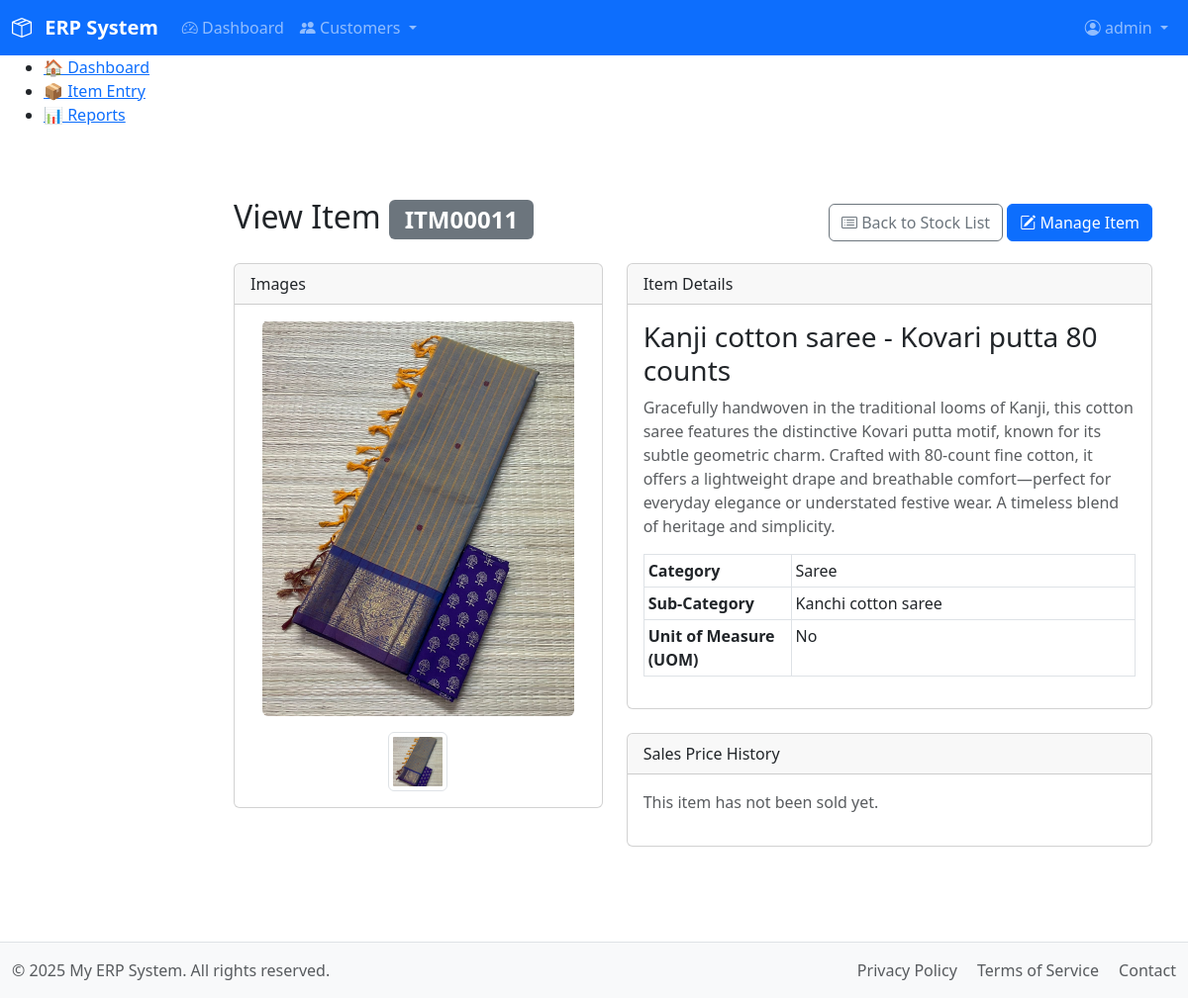
Page /modules/inventory/view_item.php?item_id=ITM00011 (signed in) on the earlier database version.
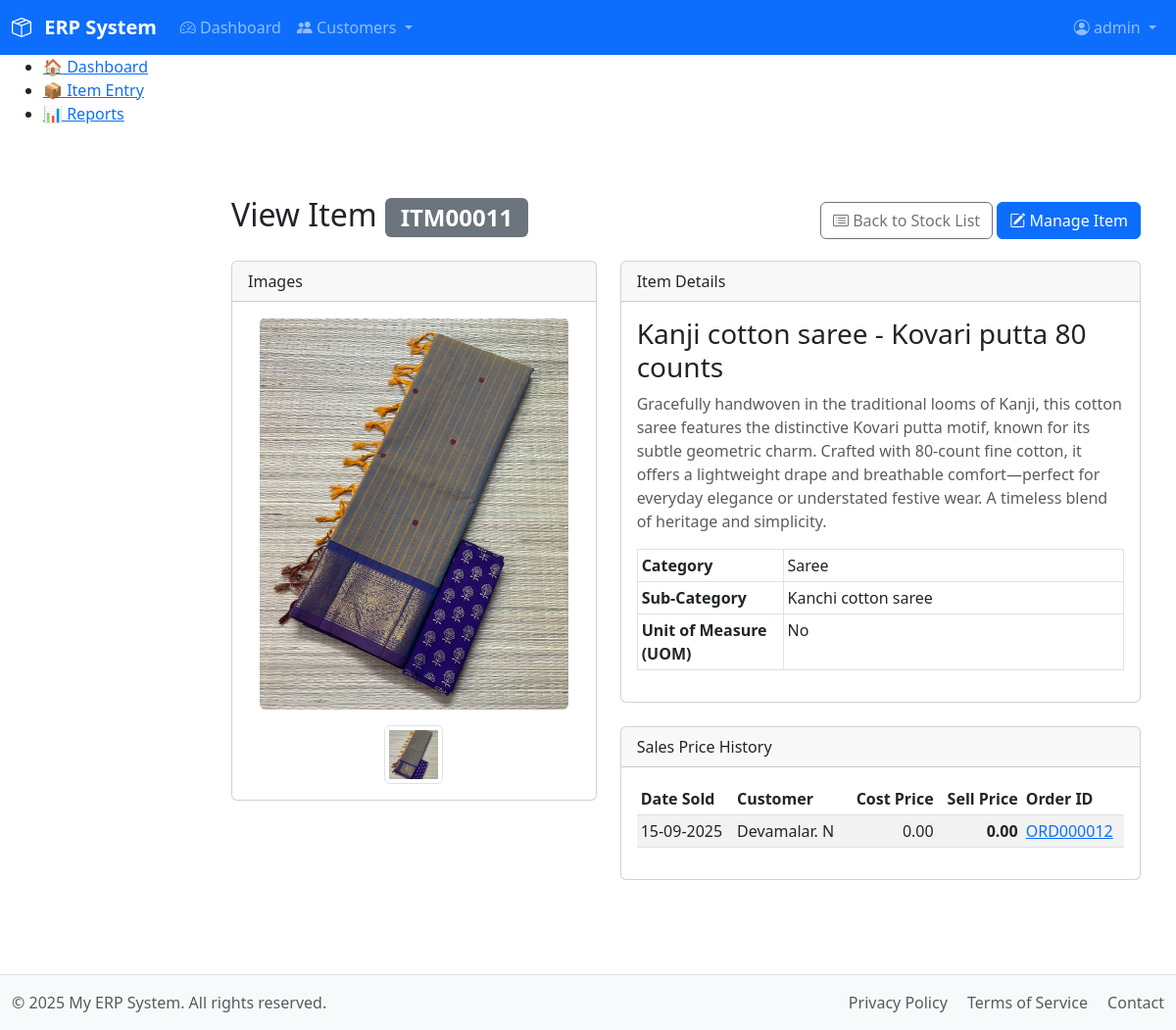
Same page on the later database version.
### tables this page shows
CREATE TABLE `items` (
  `item_id` varchar(10) NOT NULL,
  `category_sub_id` varchar(10) NOT NULL,
  `name` varchar(150) NOT NULL,
  `uom` varchar(20) NOT NULL DEFAULT 'No',
  `description` text DEFAULT NULL,
  `main_image_path` varchar(255) DEFAULT NULL,
  `created_at` timestamp NOT NULL DEFAULT current_timestamp(),
  `created_by` int(11) DEFAULT NULL,
  `created_by_name` varchar(50) DEFAULT NULL,
  `updated_at` timestamp NULL DEFAULT NULL ON UPDATE current_timestamp(),
  `updated_by` int(11) DEFAULT NULL,
  `updated_by_name` varchar(50) DEFAULT NULL,
  PRIMARY KEY (`item_id`),
  UNIQUE KEY `name` (`name`),
  KEY `category_sub_id` (`category_sub_id`),
  CONSTRAINT `fk_category_sub` FOREIGN KEY (`category_sub_id`) REFERENCES `categories_sub` (`category_sub_id`) ON DELETE CASCADE ON UPDATE CASCADE
);

CREATE TABLE `categories` (
  `category_id` varchar(10) NOT NULL,
  `name` varchar(255) NOT NULL,
  `description` text DEFAULT NULL,
  `created_at` timestamp NOT NULL DEFAULT current_timestamp(),
  `created_by` int(11) DEFAULT NULL,
  `created_by_name` varchar(255) DEFAULT NULL,
  `updated_at` timestamp NULL DEFAULT NULL,
  `updated_by` int(11) DEFAULT NULL,
  `updated_by_name` varchar(255) DEFAULT NULL,
  PRIMARY KEY (`category_id`),
  UNIQUE KEY `name` (`name`)
);

CREATE TABLE `categories_sub` (
  `category_sub_id` varchar(10) NOT NULL,
  `category_id` varchar(10) NOT NULL,
  `name` varchar(100) NOT NULL,
  `description` text DEFAULT NULL,
  `created_at` timestamp NOT NULL DEFAULT current_timestamp(),
  `created_by` int(11) DEFAULT NULL,
  `created_by_name` varchar(50) DEFAULT NULL,
  `updated_at` timestamp NULL DEFAULT NULL ON UPDATE current_timestamp(),
  `updated_by` int(11) DEFAULT NULL,
  `updated_by_name` varchar(50) DEFAULT NULL,
  PRIMARY KEY (`category_sub_id`),
  UNIQUE KEY `name` (`name`),
  KEY `category_id` (`category_id`),
  CONSTRAINT `fk_category` FOREIGN KEY (`category_id`) REFERENCES `categories` (`category_id`) ON DELETE CASCADE ON UPDATE CASCADE
);

CREATE TABLE `order_items` (
  `order_item_id` int(11) NOT NULL AUTO_INCREMENT,
  `order_id` varchar(10) NOT NULL,
  `item_id` varchar(10) NOT NULL,
  `quantity` decimal(10,2) NOT NULL,
  `price` decimal(10,2) NOT NULL,
  `cost_price` decimal(10,2) NOT NULL DEFAULT 0.00,
  `profit_margin` decimal(5,2) NOT NULL DEFAULT 0.00,
  PRIMARY KEY (`order_item_id`),
  KEY `order_id` (`order_id`),
  KEY `item_id` (`item_id`),
  CONSTRAINT `fk_order_header` FOREIGN KEY (`order_id`) REFERENCES `orders` (`order_id`) ON DELETE CASCADE ON UPDATE CASCADE
);

CREATE TABLE `orders` (
  `order_id` varchar(10) NOT NULL,
  `customer_id` varchar(10) NOT NULL,
  `order_date` date NOT NULL,
  `status` enum('New','Processing','Awaiting Stock','With Courier','Delivered','Canceled') NOT NULL DEFAULT 'New',
  `stock_type` enum('Ex-Stock','Pre-Book') NOT NULL DEFAULT 'Ex-Stock',
  `total_amount` decimal(10,2) NOT NULL DEFAULT 0.00,
  `other_expenses` decimal(10,2) NOT NULL DEFAULT 0.00,
  `payment_method` enum('BT','COD') NOT NULL DEFAULT 'COD',
  `payment_status` enum('Pending','Received') NOT NULL DEFAULT 'Pending',
  `remarks` text DEFAULT NULL,
  `created_at` timestamp NOT NULL DEFAULT current_timestamp(),
  `created_by` int(11) DEFAULT NULL,
  `created_by_name` varchar(50) DEFAULT NULL,
  PRIMARY KEY (`order_id`),
  KEY `customer_id` (`customer_id`),
  CONSTRAINT `fk_order_customer` FOREIGN KEY (`customer_id`) REFERENCES `customers` (`customer_id`) ON UPDATE CASCADE
);

CREATE TABLE `customers` (
  `customer_id` varchar(10) NOT NULL,
  `phone` varchar(15) NOT NULL,
  `name` varchar(100) NOT NULL,
  `address` text DEFAULT NULL,
  `city` varchar(50) DEFAULT NULL,
  `district` varchar(50) DEFAULT NULL,
  `postal_code` varchar(20) DEFAULT NULL,
  `known_by` varchar(50) DEFAULT NULL,
  `email` varchar(100) DEFAULT NULL,
  `first_order_date` date DEFAULT NULL,
  `description` text DEFAULT NULL,
  `profile` text DEFAULT NULL,
  `created_at` datetime NOT NULL,
  `created_by` int(11) NOT NULL,
  `created_by_name` varchar(100) NOT NULL,
  `updated_at` timestamp NULL DEFAULT NULL,
  `updated_by` int(11) DEFAULT NULL,
  `updated_by_name` varchar(255) DEFAULT NULL,
  PRIMARY KEY (`customer_id`),
  UNIQUE KEY `phone` (`phone`),
  KEY `created_by` (`created_by`),
  KEY `updated_by` (`updated_by`),
  CONSTRAINT `customers_ibfk_1` FOREIGN KEY (`created_by`) REFERENCES `users` (`id`),
  CONSTRAINT `customers_ibfk_2` FOREIGN KEY (`updated_by`) REFERENCES `users` (`id`)
);

### includes/functions.php (called while the page is built, shortened)
<?php
function get_item_details($item_id) {
    $db = db();
    $stmt = $db->prepare("
        SELECT
            i.*,
            c.name as category_name,
            cs.name as sub_category_name
        FROM items i
        JOIN categories_sub cs ON i.category_sub_id = cs.category_sub_id
        JOIN categories c ON cs.category_id = c.category_id
        WHERE i.item_id = ?
    ");
    $stmt->bind_param("s", $item_id);
    $stmt->execute();
    $item_details = $stmt->get_result()->fetch_assoc();
    $image_dir = __DIR__ . '/../Images/';
    $image_pattern = $image_dir . $item_id . '-*.jpg';
    $image_paths = glob($image_pattern);
    $image_urls = [];
    if ($image_paths) {
        foreach ($image_paths as $path) {
            $image_urls[] = '/Images/' . basename($path);
        }
    }
    $item_details['images'] = $image_urls;
    $stmt_price = $db->prepare("
        SELECT
            o.order_date,
            o.order_id,
            oi.price,
            oi.cost_price,
            c.name as customer_name
        FROM order_items oi
        JOIN orders o ON oi.order_id = o.order_id
        JOIN customers c on o.customer_id = c.customer_id
        WHERE oi.item_id = ?
          AND o.status != 'Canceled'
        ORDER BY o.order_date DESC
    ");
    $stmt_price->bind_param("s", $item_id);
    $stmt_price->execute();
    $item_details['price_history'] = $stmt_price->get_result()->fetch_all(MYSQLI_ASSOC);
    return $item_details;
}

### modules/inventory/view_item.php (the view, shortened to what this page needs)
<?php
require_once __DIR__ . '/../../includes/functions.php';
$item_id = $_GET['item_id'] ?? null;
$item = get_item_details($item_id);
require_once __DIR__ . '/../../includes/header.php';
?>
<main class="container mt-4">
    <div class="d-flex justify-content-between align-items-center mb-3">
        <h2>View Item <span class="badge bg-secondary"><?= htmlspecialchars($item['item_id']) ?></span></h2>
        <div>
            <a href="/modules/inventory/list_stock_levels.php" class="btn btn-outline-secondary">
                <i class="bi bi-card-list"></i> Back to Stock List
            </a>
            <a href="/modules/inventory/entry_item.php?item_id=<?= htmlspecialchars($item['item_id']) ?>" class="btn btn-primary">
                <i class="bi bi-pencil-square"></i> Manage Item
            </a>
        </div>
    </div>
    <div class="row g-4">
        <div class="col-md-5">
            <div class="card">
                <div class="card-header">Images</div>
                <div class="card-body">
                    <?php if (empty($item['images'])): ?>
                        <div class="text-center text-muted p-4">
                            <i class="bi bi-image-alt fs-1"></i>
                            <p>No images available for this item.</p>
                        </div>
                    <?php else: ?>
                        <div class="mb-3 text-center">
                            <img src="<?= htmlspecialchars($item['main_image_path'] ?? $item['images'][0]) ?>"
                                 id="mainImageView"
                                 class="img-fluid rounded"
                                 style="max-height: 400px; object-fit: contain;"
                                 alt="Main item image">
                        </div>
                        <div class="d-flex flex-wrap gap-2 justify-content-center">
                            <?php foreach ($item['images'] as $image_url): ?>
                                <img src="<?= htmlspecialchars($image_url) ?>"
                                     class="img-thumbnail item-thumbnail"
                                     style="height: 60px; width: 60px; object-fit: cover; cursor: pointer;"
                                     alt="Item thumbnail">
                            <?php endforeach; ?>
                        </div>
                    <?php endif; ?>
                </div>
            </div>
        </div>
        <div class="col-md-7">
            <div class="card mb-4">
                <div class="card-header">Item Details</div>
                <div class="card-body">
                    <h3><?= htmlspecialchars($item['name']) ?></h3>
                    <p class="text-muted"><?= htmlspecialchars($item['description'] ?: 'No description provided.') ?></p>
                    <table class="table table-sm table-bordered">
                        <tr>
                            <th style="width: 30%;">Category</th>
                            <td><?= htmlspecialchars($item['category_name']) ?></td>
                        </tr>
                        <tr>
                            <th>Sub-Category</th>
                            <td><?= htmlspecialchars($item['sub_category_name']) ?></td>
                        </tr>
                        <tr>
                            <th>Unit of Measure (UOM)</th>
                            <td><?= htmlspecialchars($item['uom']) ?></td>
                        </tr>
                    </table>
                </div>
            </div>
            <div class="card">
                <div class="card-header">Sales Price History</div>
                <div class="card-body">
                    <?php if (empty($item['price_history'])): ?>
                        <p class="text-muted">This item has not been sold yet.</p>
                    <?php else: ?>
                        <div class="table-responsive" style="max-height: 300px;">
                            <table class="table table-sm table-striped table-hover">
                                <thead>
                                    <tr>
                                        <th>Date Sold</th>
                                        <th>Customer</th>
                                        <th class="text-end">Cost Price</th>
                                        <th class="text-end">Sell Price</th>
                                        <th>Order ID</th>
                                    </tr>
                                </thead>
                                <tbody>
                                    <?php foreach ($item['price_history'] as $history): ?>
                                    <tr>
                                        <td><?= htmlspecialchars(date("d-m-Y", strtotime($history['order_date']))) ?></td>
                                        <td><?= htmlspecialchars($history['customer_name']) ?></td>
                                        <td class="text-end"><?= number_format($history['cost_price'], 2) ?></td>
                                        <td class="text-end fw-bold"><?= number_format($history['price'], 2) ?></td>
                                        <td>
                                            <a href="/modules/sales/entry_order.php?order_id=<?= htmlspecialchars($history['order_id']) ?>" target="_blank">
                                                <?= htmlspecialchars($history['order_id']) ?>
                                            </a>
                                        </td>
                                    </tr>
                                    <?php endforeach; ?>
                                </tbody>
                            </table>
                        </div>
                    <?php endif; ?>
                </div>
            </div>
        </div>
    </div>
</main>
<?php require_once __DIR__ . '/../../includes/footer.php'; ?>

### includes/header.php (shortened to what this page needs)
<?php
$logged_in = isset($_SESSION['user_id']);
?>
<!DOCTYPE html>
<html lang="en" data-bs-theme="light">
<head>
    <link href="https://cdn.jsdelivr.net/npm/bootstrap@5.3.0/dist/css/bootstrap.min.css" rel="stylesheet">
    <link rel="stylesheet" href="https://cdn.jsdelivr.net/npm/bootstrap-icons@1.10.0/font/bootstrap-icons.css">
    <?php
        $cssPath = __DIR__ . '/../assets/css/main.css';
        $cssVersion = file_exists($cssPath) ? filemtime($cssPath) : time();
    ?>
    <link rel="stylesheet" href="/assets/css/main.css?v=<?= $cssVersion ?>">
    <link rel="stylesheet" href="https://cdn.jsdelivr.net/npm/litepicker/dist/css/litepicker.css"/>
</head>
<body class="d-flex flex-column min-vh-100">
    <nav class="navbar navbar-expand-lg navbar-dark bg-primary sticky-top">
        <div class="container-fluid">
            <a class="navbar-brand" href="/">
                <i class="bi bi-box-seam"></i> ERP System
            </a>
            <div class="collapse navbar-collapse" id="mainNav">
                <ul class="navbar-nav me-auto mb-2 mb-lg-0">
                    <?php if ($logged_in): ?>
                        <li class="nav-item">
                            <a class="nav-link" href="/index.php"><i class="bi bi-speedometer2"></i> Dashboard</a>
                        </li>
                        <li class="nav-item dropdown">
                            <a class="nav-link dropdown-toggle" href="#" id="customersDropdown" role="button" data-bs-toggle="dropdown" aria-expanded="false">
                                <i class="bi bi-people-fill"></i> Customers
                            </a>
                        </li>
                    <?php endif; ?>
                </ul>
                <ul class="navbar-nav">
                    <?php if ($logged_in): ?>
                        <li class="nav-item dropdown">
                            <a class="nav-link dropdown-toggle" href="#" role="button" data-bs-toggle="dropdown">
                                <i class="bi bi-person-circle"></i> <?php echo htmlspecialchars($_SESSION['username']); ?>
                            </a>
                        </li>
                    <?php else: ?>
                        <li class="nav-item">
                            <a class="nav-link" href="/login.php"><i class="bi bi-box-arrow-in-right"></i> Login</a>
                        </li>
                    <?php endif; ?>
                </ul>
            </div>
        </div>
    </nav>
    <div class="container-fluid flex-grow-1">
        <div class="row">
            <?php if ($logged_in && !isset($hide_sidebar)): ?>
                <?php require_once __DIR__ . '/sidebar.php'; ?>
            <?php endif; ?>
            <main class="<?php echo $logged_in && !isset($hide_sidebar) ? 'col-md-9 ms-sm-auto col-lg-10 px-md-4' : 'col-12'; ?>">

### includes/sidebar.php
<div class="sidebar">
  <ul>
    <li><a href="/index.php">🏠 Dashboard</a></li>
    <li><a href="/modules/item/entry.php">📦 Item Entry</a></li>
    <li><a href="#">📊 Reports</a></li>
  </ul>
</div>

### includes/footer.php (shortened to what this page needs)
        </main>
    </div>
</div>
<footer class="footer mt-auto py-3 bg-light border-top">
    <div class="container-fluid">
        <div class="row">
            <div class="col-md-6 text-center text-md-start">
                <span class="text-muted">&copy; <?php echo date('Y'); ?> My ERP System. All rights reserved.</span>
            </div>
            <div class="col-md-6 text-center text-md-end">
                <ul class="list-inline mb-0">
                    <li class="list-inline-item"><a href="/privacy.php" class="text-muted">Privacy Policy</a></li>
                    <li class="list-inline-item"><a href="/terms.php" class="text-muted">Terms of Service</a></li>
                    <li class="list-inline-item"><a href="/contact.php" class="text-muted">Contact</a></li>
                </ul>
            </div>
        </div>
    </div>
</footer>
</body>
</html>

### assets/css/main.css (style rules this page uses)
.navbar-brand { font-weight: 600; }
.navbar-brand i { margin-right: 8px; }
.footer { background-color: #f8f9fa !important; }
.footer a { text-decoration: none; }
.footer .list-inline-item:not(:last-child) { margin-right: 1rem; }
main { padding-top: 1rem; padding-bottom: 3rem; }

Differences in the rows shown:
added order_items: order.order_date "15-09-2025", customers.name "Devamalar. N", cost_price "0.00", price "0.00", order.order_id "ORD000012"
Other differences:
text no longer shown: "This item has not been sold yet."
text now shown: "Date Sold Customer Cost Price Sell Price Order ID"
